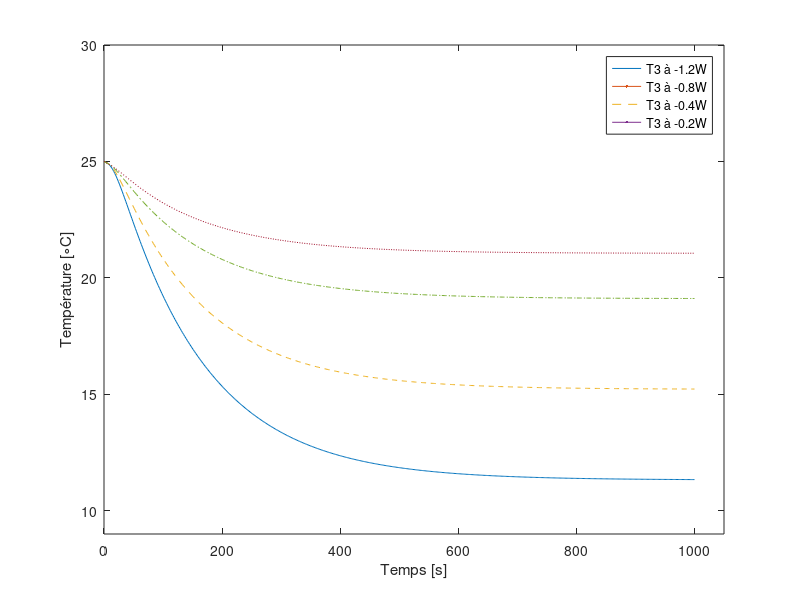

Reproduce this figure in MATLAB. (Note: this script raises an error after producing the figure.)
addpath("simuTempCourbe");
% ignorer la permiere rangée
T = csvread('simulation_data_1.2W.csv',1,0);
% première colonnes c'est le temps
temps = T(:,1);
T3_12 = T(:,4);

A = csvread('simulation_data_0.8W.csv',1,0);
T3_08 = A(:,4);

B = csvread('simulation_data_0.4W.csv',1,0);
T3_04 = B(:,4);

D = csvread('simulation_data_0.2W.csv',1,0);
T3_02 = D(:,4);

C = csvread('simulation_data-0.2W.csv',1,0);
T3_002 = C(:,4);

F = csvread('simulation_data-0.4W.csv',1,0);
T3_004 = F(:,4);

G = csvread('simulation_data-0.8W.csv',1,0);
T3_008 = G(:,4);

H = csvread('simulation_data-1.2W.csv',1,0);
T3_012 = H(:,4);
%% fabrication des figures
plot(temps,T3_012,'-',LineWidth=3);
%title("Réponses à l'échelon pour T2")
hold on
plot(temps,T3_008,'--',LineWidth=3);
plot(temps,T3_004,'-.',LineWidth=3);
plot(temps,T3_002, ':',LineWidth=3);
ylim([9 30]);
xlim([0 1050]);
ylabel('Température [{\circ}C]')
xlabel('Temps [s]')
legend('T3 à -1.2W','T3 à -0.8W','T3 à -0.4W','T3 à -0.2W')
colororder("dye")
fontsize(gcf,scale=1.3)
hold off
